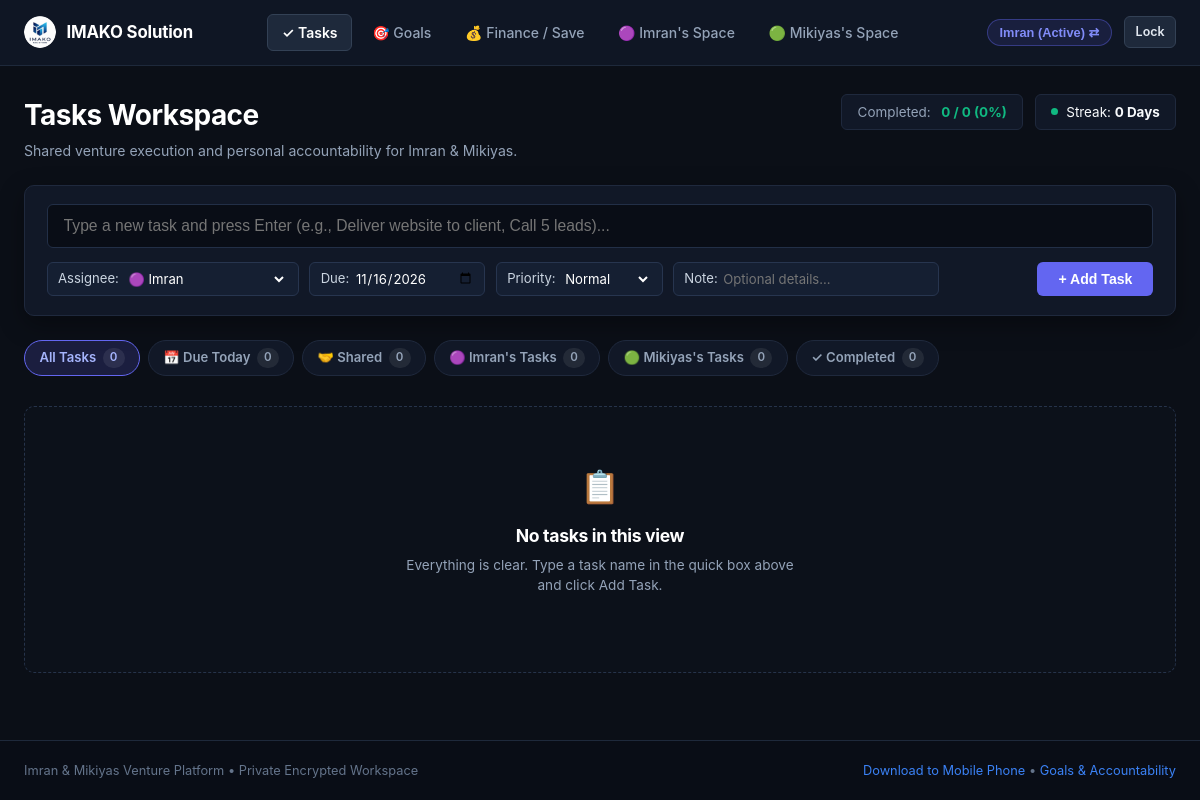
The page /index (signed in) on the database as committed earlier.
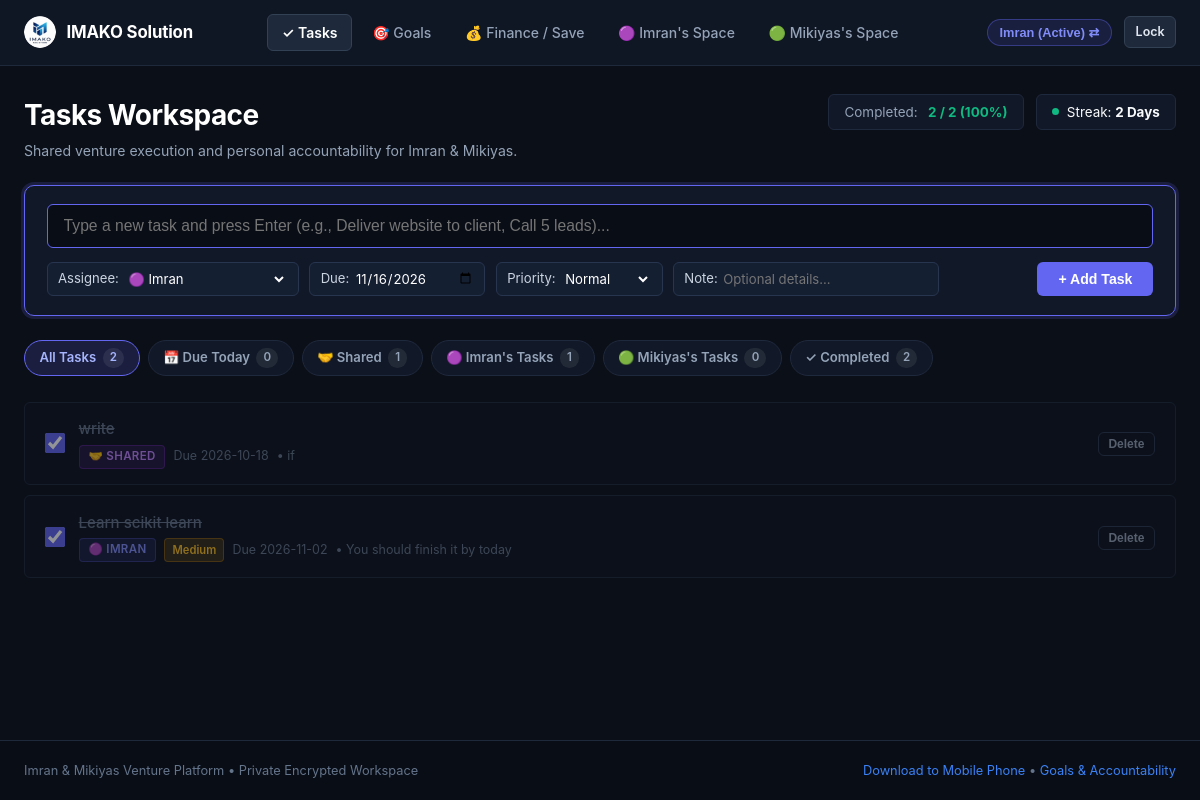
The same page on the database as committed later.
### tables this page shows
CREATE TABLE users (
        id TEXT PRIMARY KEY,
        name TEXT NOT NULL,
        pin_hash TEXT NOT NULL,
        default_consequence TEXT NOT NULL DEFAULT '',
        savings_goal_name TEXT NOT NULL DEFAULT 'Capital Growth Fund',
        savings_goal_target REAL NOT NULL DEFAULT 0.0,
        currency TEXT NOT NULL DEFAULT '$'
    );

CREATE TABLE tasks (
        id INTEGER PRIMARY KEY AUTOINCREMENT,
        user_id TEXT NOT NULL,
        task_type TEXT NOT NULL DEFAULT 'personal' CHECK(task_type IN ('shared', 'personal')),
        week_identifier TEXT NOT NULL,
        title TEXT NOT NULL,
        details TEXT,
        due_date TEXT NOT NULL,
        target_time TEXT,
        is_done INTEGER NOT NULL DEFAULT 0,
        done_date TEXT,
        proof_image TEXT,
        proof_text TEXT,
        ai_verified INTEGER NOT NULL DEFAULT 0,
        ai_status TEXT NOT NULL DEFAULT 'Unverified',
        ai_feedback TEXT,
        is_archived INTEGER NOT NULL DEFAULT 0,
        consequence_applied INTEGER NOT NULL DEFAULT 0,
        created_at TIMESTAMP DEFAULT CURRENT_TIMESTAMP, assigned_to TEXT DEFAULT 'imran', priority TEXT DEFAULT 'Normal',
        FOREIGN KEY (user_id) REFERENCES users (id) ON DELETE CASCADE
    );

### app.py (the view)
@app.route("/")
@app.route("/index")
def index():
    if not (session.get("logged_in_user") or request.cookies.get("partner_user")):
        return handle_login_request()
    return tasks_board()

### app.py (called while the page is built, shortened)
@app.before_request
def require_authentication_gate():
    if request.endpoint == "static" or request.path.startswith(("/static/", "/public/")):
        return None
    allowed_exact = (
        "/", "/index", "/login", "/login/", "/favicon.ico", "/manifest.json", "/sw.js",
        "/api/index", "/api/index/", "/api/index.py", "/debug"
    )
    if (
        request.path in allowed_exact
        or request.endpoint in ("login", "debug_endpoint", "index", "vercel_entrypoint_dispatcher")
    ):
        return None

@app.context_processor
def inject_globals():
    today_str = date.today().strftime("%Y-%m-%d")
    current_user = None
    logged_id = session.get("logged_in_user")
    conn = get_db_connection()
    check_and_apply_penalties(conn)
    if logged_id:
        cursor = conn.cursor()
        cursor.execute("SELECT * FROM users WHERE id = ?", (logged_id,))
        current_user = cursor.fetchone()
    cursor = conn.cursor()
    cursor.execute("SELECT COUNT(*) FROM penalties WHERE status = 'Pending'")
    total_pending_penalties = cursor.fetchone()[0]
    conn.close()
    return {
        "current_user": current_user,
        "total_pending_penalties": total_pending_penalties,
        "today_str": today_str
    }

### database/db.py (called while the page is built, shortened)
def get_db_connection():
    global _last_db_check
    conn = sqlite3.connect(DB_PATH, factory=SyncedConnection)
    conn.row_factory = sqlite3.Row
    conn.execute("PRAGMA foreign_keys = ON")
    return conn

def check_and_apply_penalties(conn):
    today_str = date.today().strftime("%Y-%m-%d")
    cursor = conn.cursor()
    cursor.execute("""
    SELECT t.id, t.user_id, t.title, t.due_date, u.default_consequence
    FROM tasks t
    JOIN users u ON t.user_id = u.id
    WHERE t.due_date < ? AND t.is_done = 0 AND t.consequence_applied = 0
    """, (today_str,))
    overdue_tasks = cursor.fetchall()
    conn.commit()

    def commit(self):
        super().commit()
        if is_serverless:
            sync_db()

### templates/tasks.html (shortened to what this page needs)
{% extends "base.html" %}
{% block content %}
<div style="margin-bottom: 1.5rem; display:flex; justify-content:space-between; align-items:flex-start; flex-wrap:wrap; gap:1rem;">
  <div>
    <h1 style="font-size:1.75rem; font-weight:700;">Tasks Workspace</h1>
    <p style="font-size:0.88rem; color:var(--text-muted); margin-top:0.25rem;">
      Shared venture execution and personal accountability for Imran &amp; Mikiyas.
    </p>
  </div>
  <div style="display:flex; align-items:center; gap:0.75rem; flex-wrap:wrap;">
    <div style="background:#111827; border:1px solid #1f293d; padding:0.45rem 0.95rem; border-radius:var(--radius-sm); font-size:0.84rem; display:flex; align-items:center; gap:0.65rem;">
      <span style="color:var(--text-muted);">Completed:</span>
      <strong style="color:var(--accent-emerald);">{{ stats.done_count }} / {{ stats.total_count }} ({{ stats.rate }}%)</strong>
    </div>
    <div style="background:#111827; border:1px solid #1f293d; padding:0.45rem 0.95rem; border-radius:var(--radius-sm); font-size:0.84rem; display:flex; align-items:center; gap:0.5rem;">
      <div style="width:7px; height:7px; border-radius:50%; background:var(--accent-emerald);"></div>
      <span>Streak: <strong>{{ streak_count }} {{ 'Day' if streak_count == 1 else 'Days' }}</strong></span>
    </div>
  </div>
</div>
<div class="task-quick-add">
  <form action="{{ url_for('add_task') }}" method="POST">
    <div class="task-add-input-row">
      <input type="text" name="title" class="task-main-input" placeholder="Type a new task and press Enter (e.g., Deliver website to client, Call 5 leads)..." required autofocus autocomplete="off">
    </div>
    <div class="task-controls-row">
      <div class="task-controls-left">
        <div class="control-pill">
          <span>Assignee:</span>
          <select name="assigned_to">
            <option value="imran" {% if current_user and current_user.id == 'imran' %}selected{% endif %}>🟣 Imran</option>
          </select>
        </div>
        <div class="control-pill">
          <span>Due:</span>
          <input type="date" name="due_date" value="{{ today_str }}">
        </div>
        <div class="control-pill">
          <span>Priority:</span>
          <select name="priority">
            <option value="Normal">Normal</option>
          </select>
        </div>
        <div class="control-pill" style="flex:1; min-width:160px;">
          <span>Note:</span>
          <input type="text" name="details" placeholder="Optional details..." style="width:100%;">
        </div>
      </div>
      <button type="submit" class="btn btn-primary" style="padding:0.48rem 1.25rem; font-size:0.88rem;">
        + Add Task
      </button>
    </div>
  </form>
</div>
<div class="filter-chips-bar">
  <a href="{{ url_for('tasks_board', tab='all') }}" class="filter-chip {% if active_tab == 'all' %}active{% endif %}">
    All Tasks <span class="chip-count">{{ counts.all }}</span>
  </a>
  <a href="{{ url_for('tasks_board', tab='today') }}" class="filter-chip {% if active_tab == 'today' %}active{% endif %}">
    📅 Due Today <span class="chip-count">{{ counts.today }}</span>
  </a>
  <a href="{{ url_for('tasks_board', tab='shared') }}" class="filter-chip {% if active_tab == 'shared' %}active{% endif %}">
    🤝 Shared <span class="chip-count">{{ counts.shared }}</span>
  </a>
  <a href="{{ url_for('tasks_board', tab='imran') }}" class="filter-chip {% if active_tab == 'imran' %}active{% endif %}">
    🟣 Imran's Tasks <span class="chip-count">{{ counts.imran }}</span>
  </a>
  <a href="{{ url_for('tasks_board', tab='mikiyas') }}" class="filter-chip {% if active_tab == 'mikiyas' %}active{% endif %}">
    🟢 Mikiyas's Tasks <span class="chip-count">{{ counts.mikiyas }}</span>
  </a>
  <a href="{{ url_for('tasks_board', tab='completed') }}" class="filter-chip {% if active_tab == 'completed' %}active{% endif %}">
    ✓ Completed <span class="chip-count">{{ counts.completed }}</span>
  </a>
</div>
<div style="margin-top: 1rem;">
  {% if tasks %}
    {% for task in tasks %}
      <div class="cool-task-card {% if task.is_done %}is-done{% endif %}">
        <div class="cool-task-left">
          <form action="{{ url_for('toggle_task_done', task_id=task.id) }}" method="POST" style="margin:0; display:flex; align-items:center;">
            <input type="checkbox" class="cool-task-checkbox" {% if task.is_done %}checked{% endif %} onchange="this.form.submit()" title="Click to mark done / undone">
          </form>
          <div style="flex:1;">
            <div class="cool-task-title">
              {{ task.title }}
            </div>
            <div class="cool-task-meta">
              {% if task.assigned_to == 'shared' or task.task_type == 'shared' %}
                <span class="badge-assignee shared">🤝 Shared</span>
              {% elif task.assigned_to == 'imran' or (task.user_id == 'imran' and not task.assigned_to) %}
                <span class="badge-assignee imran">🟣 Imran</span>
              {% elif task.assigned_to == 'mikiyas' or (task.user_id == 'mikiyas' and not task.assigned_to) %}
                <span class="badge-assignee mikiyas">🟢 Mikiyas</span>
              {% endif %}
              {% if task.priority and task.priority != 'Normal' %}
                <span class="badge-priority {{ task.priority }}">{{ task.priority }}</span>
              {% endif %}
              {% if task.due_date %}
                {% if not task.is_done and task.due_date < today_str %}
                  <span style="color:var(--accent-rose); font-weight:600;">⚠ Overdue ({{ task.due_date }})</span>
                {% elif task.due_date == today_str %}
                  <span style="color:var(--accent-amber); font-weight:600;">Due Today</span>
                {% else %}
                  <span>Due {{ task.due_date }}</span>
                {% endif %}
              {% endif %}
              {% if task.details %}
                <span style="color:var(--text-subtle);">• {{ task.details }}</span>
              {% endif %}
            </div>
          </div>
        </div>
        <div style="display:flex; align-items:center; gap:0.5rem;">
          <form action="{{ url_for('delete_task', task_id=task.id) }}" method="POST" style="margin:0;">
            <button type="submit" class="btn btn-outline btn-sm delete-confirm-btn" data-confirm-msg="Delete this task?" style="padding:0.25rem 0.6rem; font-size:0.75rem; border-color:#2a374f; color:#94a3b8;">
              Delete
            </button>
          </form>
        </div>
      </div>
    {% endfor %}
  {% else %}
    <div style="padding:3.5rem 1.5rem; text-align:center; border:1px dashed #26334a; border-radius:var(--radius-md); background:#0c111a; margin-top:1.5rem;">
      <div style="font-size:2rem; margin-bottom:0.75rem;">📋</div>
      <h3 style="font-size:1.1rem; color:#ffffff; margin-bottom:0.35rem;">No tasks in this view</h3>
      <p style="font-size:0.85rem; color:var(--text-muted); max-width:400px; margin:0 auto 1.25rem auto;">
        {% if active_tab == 'completed' %}
          No tasks completed yet. Check off an active task above to record your wins!
        {% elif active_tab == 'today' %}
          Nothing due today! Enjoy your focus or type a task above to schedule one.
        {% else %}
          Everything is clear. Type a task name in the quick box above and click Add Task.
        {% endif %}
      </p>
    </div>
  {% endif %}
</div>
{% endblock %}

### templates/base.html (shortened to what this page needs)
<!DOCTYPE html>
<html lang="en">
<head>
  <link rel="stylesheet" href="{{ url_for('static', filename='css/style.css') }}">
</head>
<body>
  <nav class="navbar">
    <div class="nav-container">
      <a href="/tasks" class="brand-logo">
        <img src="{{ url_for('static', filename='icons/icon-192.png') }}" alt="IMAKO Solution Logo" class="nav-brand-logo-img" style="border-radius:50%; width:32px; height:32px;">
        <span>IMAKO Solution</span>
      </a>
      <ul class="nav-links">
        <li>
          <a href="/tasks" class="nav-link {% if active_page == 'tasks' %}active{% endif %}">
            ✓ Tasks
          </a>
        </li>
        <li>
          <a href="/goals" class="nav-link {% if active_page == 'goals' %}active{% endif %}">
            🎯 Goals
          </a>
        </li>
        <li>
          <a href="/finance" class="nav-link {% if active_page in ('finance', 'money') %}active{% endif %}">
            💰 Finance / Save
          </a>
        </li>
        <li>
          <a href="/partner/imran" class="nav-link {% if active_page == 'partner_imran' %}active{% endif %}">
            🟣 Imran's Space
          </a>
        </li>
        <li>
          <a href="/partner/mikiyas" class="nav-link {% if active_page == 'partner_mikiyas' %}active{% endif %}">
            🟢 Mikiyas's Space
          </a>
        </li>
      </ul>
      <div class="nav-auth">
        {% if current_user %}
          <form action="{{ url_for('switch_partner') }}" method="POST" style="display:inline;">
            {% if current_user.id == 'imran' %}
              <button type="submit" class="user-badge" style="cursor:pointer; border:1px solid rgba(99, 102, 241, 0.4);" title="Currently Imran. Click to switch to Mikiyas">
                Imran (Active) ⇄
              </button>
            {% else %}
              <input type="hidden" name="partner_id" value="imran">
              <button type="submit" class="user-badge mikiyas" style="cursor:pointer; border:1px solid rgba(16, 185, 129, 0.4);" title="Currently Mikiyas. Click to switch to Imran">
                Mikiyas (Active) ⇄
              </button>
            {% endif %}
          </form>
          <a href="{{ url_for('logout') }}" class="btn btn-secondary btn-sm" style="padding:0.35rem 0.65rem; font-size:0.78rem;">Lock</a>
        {% endif %}
      </div>
    </div>
  </nav>
  <main class="main-content">
    {% block content %}{% endblock %}
  </main>
  <footer class="footer">
    <div style="max-width: 1280px; margin: 0 auto; padding: 0 1.5rem; display:flex; justify-content:space-between; align-items:center; flex-wrap:wrap; gap:0.5rem;">
      <div>
        Imran &amp; Mikiyas Venture Platform &bull; Private Encrypted Workspace
      </div>
      <div>
        <a href="javascript:void(0)" data-open-modal="mobileInstallModal">Download to Mobile Phone</a> &bull;
        <a href="{{ url_for('goals_view') }}">Goals &amp; Accountability</a>
      </div>
    </div>
  </footer>
</body>
</html>

Rows that differ between the two databases and show on the page:
added tasks: is_done "☑", title "write", assigned_to "🤝 SHARED", due_date "2026-10-18", details "if"
added tasks: is_done "☑", title "Learn scikit learn", assigned_to "🟣 IMRAN", priority "Medium", due_date "2026-11-02", details "You should finish it by today"
Other text that changed with them:
{{ stats.done_count }}: "0" → "2"
{{ stats.total_count }}: "0" → "2"
{{ stats.rate }}: "0" → "100"
{{ streak_count }}: "0" → "2"
{{ counts.all }}: "0" → "2"
{{ counts.shared }}: "0" → "1"
{{ counts.imran }}: "0" → "1"
{{ counts.completed }}: "0" → "2"
text no longer shown: "📋 No tasks in this view Everything is clear. Type a task name in the quick box above and click Add Task."
